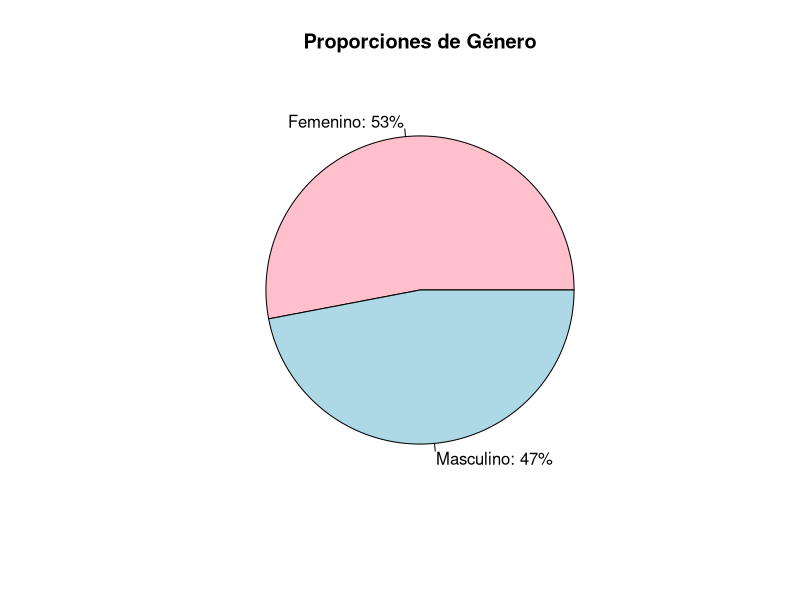
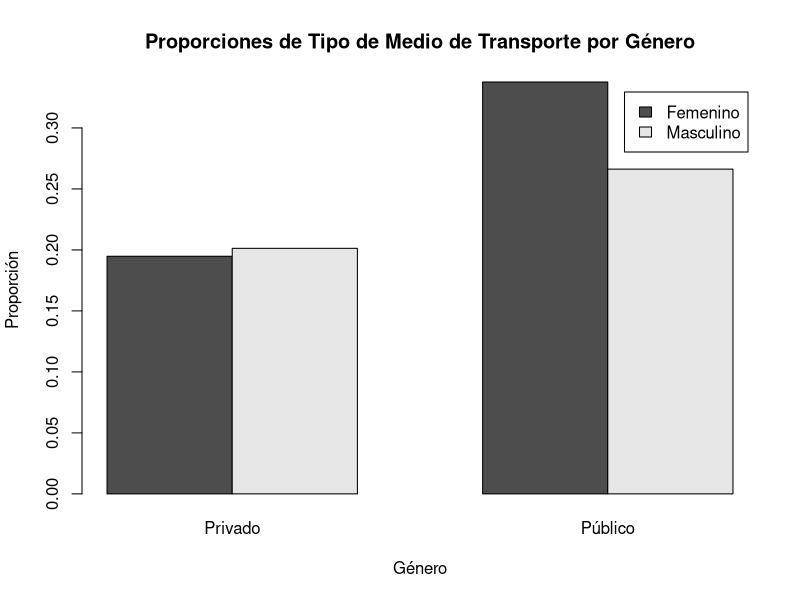

R code for these plots, in order: (Note: this script raises an error after producing the figures.)
## ---- chunk 1
 library(readxl)
 library(ggplot2)
  library(dplyr)
library(knitr)
 dr = read_excel("ENCUESTA MOVILIDAD(1-154) (1).xlsx")
 kable(dr)
 #Borrar las columnas innecesarias generadas por Microsoft Forms
 dr = dr[, -c(1)]
 generos = table(dr$`Genero `)
 proporciones_Genero = prop.table(generos)
 
 # Crear un gráfico de torta para mostrar la proporción en genero
  proporciones_Genero=round(proporciones_Genero, 2)
  etiquetas = paste0(names(proporciones_Genero), ": ", proporciones_Genero * 100, "%")
  graficaGeneros = pie(proporciones_Genero, col = c("pink", "lightblue"), main = "Proporciones de Género", labels = etiquetas)


relacionMedioTrans_Genero = table(dr$`Genero `, dr$`¿Qué tipo transporte usa?`)
tabla_RelacionMedioTrans = as.data.frame(prop.table(relacionMedioTrans_Genero))
colnames(tabla_RelacionMedioTrans) <- c("Genero", "Tipo de transporte", "Porcentaje")
tabla_RelacionMedioTrans$Porcentaje <- round(tabla_RelacionMedioTrans$Porcentaje * 100, 2)
#Mostrar la grafica que muestre porcentajes entre medio de transporte y genero
kable(tabla_RelacionMedioTrans)
prop_relacionMedioTrans_Genero = prop.table(relacionMedioTrans_Genero)

barplot(prop_relacionMedioTrans_Genero, beside = TRUE, legend.text = TRUE, main = "Proporciones de Tipo de Medio de Transporte por Género", xlab = "Género", ylab = "Proporción")

# Calcular la proporción de Tipo de Medio de Transporte por Género
prop_relacionMedioTrans_Genero = prop.table(table(dr$`Genero `, dr$`¿Qué tipo transporte usa?`))



# Relación entre tipo de medio de transporte y género
# Convertir la tabla de contingencia en un dataframe
df_contingencia <- as.data.frame.table(tabla_contingencia)

# Renombrar las columnas
colnames(df_contingencia) <- c("Genero", "Conformidad", "Tipo_Transporte", "Frecuencia")

# Crear el gráfico de barras con la frecuencia de conformidad
ggplot(df_contingencia, aes(x = Conformidad, y = Frecuencia, fill = Conformidad)) +
  geom_bar(stat = "identity", position = "dodge") +
  facet_grid(Genero ~ Tipo_Transporte) +
  labs(
    x = "Conformidad",
    y = "Frecuencia",
    fill = "Conformidad",
    title = "Frecuencia de conformidad por género y tipo de transporte") +
  theme_minimal()




#Relacion entre nivel de conformidad y tipo de medio de transporte

barplot(table(dr$'Nivel de conformidad',dr$'¿Qué tipo transporte usa?'),beside = TRUE, legend.text = TRUE,main = "Conformidad por tipo de medio de transporte",xlab = "Tipo de medio de transporte", ylab="Conformidad")



# Conformidad por tipo de transporte y género
ggplot(dr, aes(x = `¿Qué tipo transporte usa?`, fill = `Genero `)) +
  geom_bar(position = "dodge") +
  facet_wrap(~ `Nivel de conformidad`) +
  labs(
       x = "Tipo de Transporte",
       y = "Frecuencia") +
  scale_fill_manual(values = c("pink", "lightblue")) +
  theme_minimal()


# Calcular la frecuencia de cada tipo de transporte ideal

frecuencia_transporte_ideal <- table(dr$`Medio transporte ideal. ¿Por qué?`)

# Convertir la tabla en un dataframe
df_frecuencia <- as.data.frame(frecuencia_transporte_ideal)

# Renombrar las columnas
colnames(df_frecuencia) <- c("Transporte_Ideal", "Frecuencia")

# Crear el gráfico de torta
ggplot(df_frecuencia, aes(x = "", y = Frecuencia, fill = Transporte_Ideal)) +
  geom_bar(stat = "identity") +
  coord_polar("y", start = 0) +
  labs(title = "Distribución del Tipo de Transporte Ideal",
       fill = "Tipo de Transporte Ideal") +
  theme_minimal() +
  theme(legend.position = "bottom")

# Boxplot para analizar gastos promedios de dinero
bp <- boxplot(as.numeric(dr$`En promedio cuánto dinero gasta a diario, en transporte`), 
  main="Cajas y Bigotes de gastos", 
  xlab="Gastos", 
  horizontal=TRUE)

# Mostrar los valores de q1, q2 y q3
q1 <- bp$stats[2]
q2 <- bp$stats[3]
q3 <- bp$stats[4]

# Agregar las etiquetas al gráfico
legend("topright", inset=.05, title="Cuartiles", 
       legend=paste("Q1: ", round(q1, 2), "\nQ2: ", round(q2, 2), "\nQ3: ", round(q3, 2)), cex=1)

# Generar una tabla de contingencia para analizar la relación entre género y conformidad según el tiempo
tabla_contingencia <- table(dr$`Genero `, dr$`Nivel de conformidad`, cut(as.numeric(dr$`Tiempo que tarda en 1 recorrido (Minutos)`), breaks = 5))

# Crear un gráfico de barras apiladas para cada nivel de tiempo
for (i in 1:dim(tabla_contingencia)[3]) {
  barplot(tabla_contingencia[,,i], beside = TRUE, legend.text = TRUE, 
          main = paste("Relación entre Género, Conformidad y Tiempo (minutos) (", dimnames(tabla_contingencia)[[3]][i], ")"), 
          xlab = "Nivel de Conformidad", ylab = "Frecuencia",
          col = c("pink", "lightblue"))
}

# Boxplot para analizar tiempo 
bp <- boxplot(as.numeric(dr$`Tiempo que tarda en 1 recorrido (Minutos)`),
  main = "Cajas y Bigotes de tiempo",
  xlab = "Tiempo",
  horizontal = T)

# Mostrar los valores de q1, q2 y q3
q1 <- bp$stats[2]
q2 <- bp$stats[3]
q3 <- bp$stats[4]

# Agregar las etiquetas al gráfico
legend("topright", inset=.05, title="Cuartiles", 
       legend=paste("Q1: ", round(q1, 2), "\nQ2: ", round(q2, 2), "\nQ3: ", round(q3, 2)), cex=1)

#Realizar una tabla de datos agrupados para analizar el nivel de conformidad con respecto al tiempo
# Calcular el número de intervalos (k)
n <- length(as.numeric(dr$`Tiempo que tarda en 1 recorrido (Minutos)`))
k <- ceiling(sqrt(n))

# Calcular el rango de los datos
rango <- max(as.numeric(dr$`Tiempo que tarda en 1 recorrido (Minutos)`)) - min(as.numeric(dr$`Tiempo que tarda en 1 recorrido (Minutos)`))

# Calcular el ancho de cada intervalo
ancho_intervalo <- ceiling(rango / k)

# Calcular los límites de cada intervalo
limites <- seq(min(as.numeric(dr$`Tiempo que tarda en 1 recorrido (Minutos)`)), max(as.numeric(dr$`Tiempo que tarda en 1 recorrido (Minutos)`)), by = ancho_intervalo)

# Crear una columna en el dataframe para asignar el intervalo correspondiente a cada dato
dr$Intervalo <- cut(as.numeric(dr$`Tiempo que tarda en 1 recorrido (Minutos)`), breaks = limites, include.lowest = TRUE)

# Agrupar los datos por intervalo
df_grouped <- group_by(dr, Intervalo)

df_summary <- summarise(df_grouped, Promedio_Conformidad = format(mean(as.numeric(`Nivel de conformidad`)), digits = 3))

# Mostrar el resumen de los promedios de conformidad por intervalo de tiempo
kable(df_summary)
